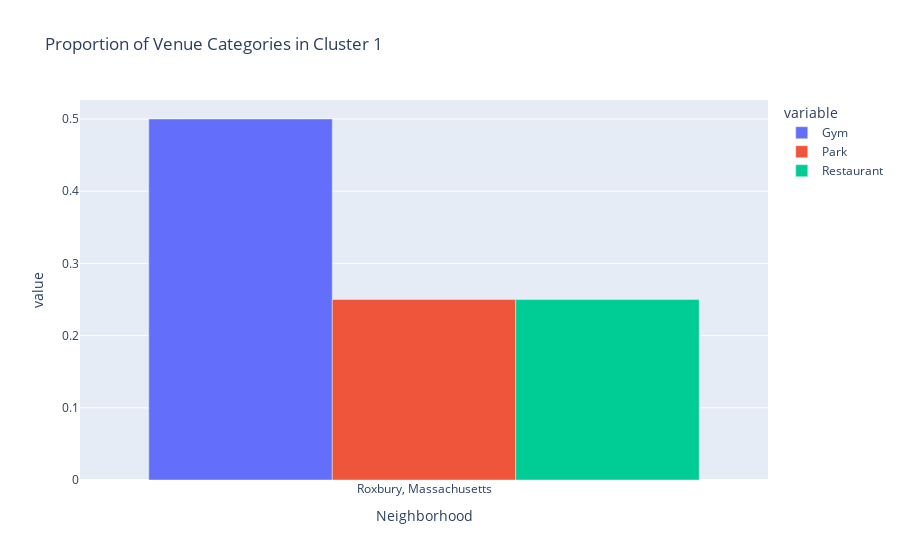

Notebook cell for this chart:
### Markdown cell above
CLUSTER 1:

### Code cell
#Cluster 1
#create dataframe for graphing
cluster1_df = pd.DataFrame(columns = ['Neighborhood','Gym', 'Park', 'Restaurant'])
cluster1_df['Gym'] = Cluster1['Gym']
cluster1_df['Park'] = Cluster1['Park']
cluster1_df['Restaurant'] = Cluster1['Restaurant']
cluster1_df['Neighborhood'] = Cluster1['Address']


#make graph
fig1 = px.bar(cluster1_df, x = "Neighborhood", y = ['Gym', 'Park', 'Restaurant'], barmode= 'group', title = 'Proportion of Venue Categories in Cluster 1')
fig1.show()

### Figure 1 — Plotly figure (JSON) as saved in the notebook; plotly's stock layout.template omitted (floating-point values rounded to 4 significant figures)
{"data": [{"alignmentgroup": "True", "hovertemplate": "variable=Gym<br>Neighborhood=%{x}<br>value=%{y}<extra></extra>", "legendgroup": "Gym", "marker": {"color": "#636efa"}, "name": "Gym", "offsetgroup": "Gym", "orientation": "v", "showlegend": true, "textposition": "auto", "type": "bar", "x": ["Roxbury, Massachusetts"], "xaxis": "x", "y": [0.5], "yaxis": "y"}, {"alignmentgroup": "True", "hovertemplate": "variable=Park<br>Neighborhood=%{x}<br>value=%{y}<extra></extra>", "legendgroup": "Park", "marker": {"color": "#EF553B"}, "name": "Park", "offsetgroup": "Park", "orientation": "v", "showlegend": true, "textposition": "auto", "type": "bar", "x": ["Roxbury, Massachusetts"], "xaxis": "x", "y": [0.25], "yaxis": "y"}, {"alignmentgroup": "True", "hovertemplate": "variable=Restaurant<br>Neighborhood=%{x}<br>value=%{y}<extra></extra>", "legendgroup": "Restaurant", "marker": {"color": "#00cc96"}, "name": "Restaurant", "offsetgroup": "Restaurant", "orientation": "v", "showlegend": true, "textposition": "auto", "type": "bar", "x": ["Roxbury, Massachusetts"], "xaxis": "x", "y": [0.25], "yaxis": "y"}], "layout": {"barmode": "group", "legend": {"title": {"text": "variable"}, "tracegroupgap": 0}, "title": {"text": "Proportion of Venue Categories in Cluster 1"}, "xaxis": {"anchor": "y", "domain": [0, 1], "title": {"text": "Neighborhood"}}, "yaxis": {"anchor": "x", "domain": [0, 1], "title": {"text": "value"}}}}
